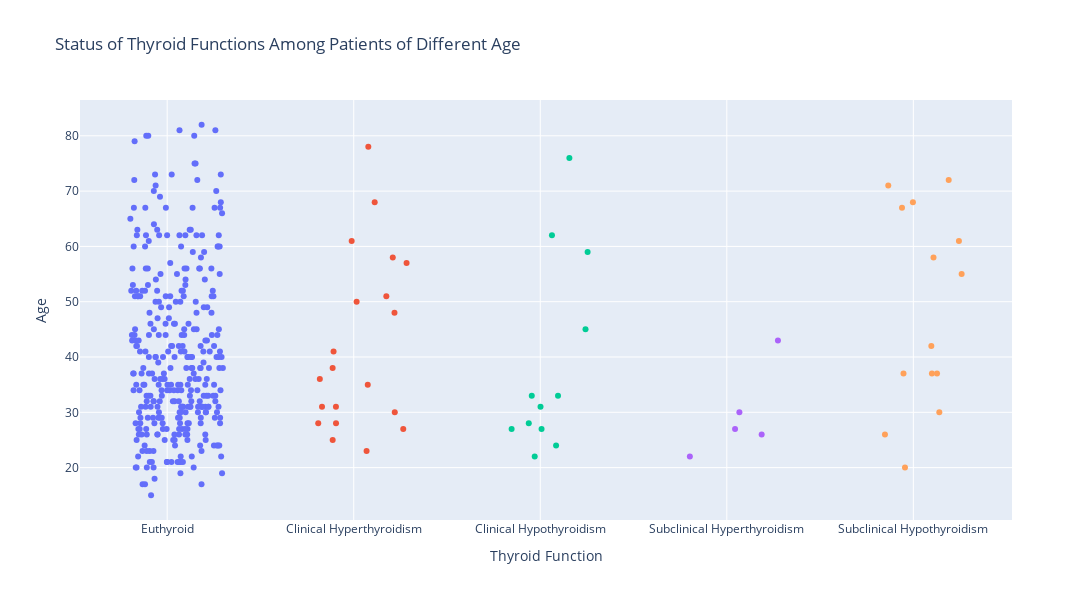

Source (notebook cell):
### Markdown cell above
Swarmplot is not in plotly_express library, hence I decided to create jitter function to neatly place dots for each category

### Code cell
# Function to add jitter (random noise) to a feature
def jitter(feature, noise):
    return feature + noise * (np.random.random(len(feature)) - 0.4)

# Get unique thyroid function categories
thyroid_function_category = df.thyroid_function.unique().tolist()

# Map thyroid function categories to numbers and add jitter
df["jittered_thyroid_function"] = jitter(
    df["thyroid_function"].map(dict(zip(thyroid_function_category, range(1, len(thyroid_function_category) + 1)))), 
    0.5
)

# Create a scatter plot of jittered thyroid function vs. age, colored by thyroid function status
fig = px.scatter(
    df, 
    x="jittered_thyroid_function", 
    y="age", 
    color="thyroid_function", 
    title="Status of Thyroid Functions Among Patients of Different Age"
)

# Update layout properties of the figure
fig.update_layout(
    xaxis_title="Thyroid Function",
    yaxis_title="Age",
    height=600, 
    width=1100,
    showlegend=False
)

# Update x-axis to show thyroid function categories
fig.update_xaxes(
    tickvals=list(range(1, len(thyroid_function_category) + 1)), 
    ticktext=thyroid_function_category
)

# Display the figure
fig.show()

### Figure 1 — Plotly figure (JSON) as saved in the notebook; plotly's stock layout.template omitted (floating-point values rounded to 4 significant figures; data arrays with more than 128 entries replaced by an {"elided": "..."} marker saying what was removed)
{"data": [{"hovertemplate": "thyroid_function=Euthyroid<br>jittered_thyroid_function=%{x}<br>age=%{y}<extra></extra>", "legendgroup": "Euthyroid", "marker": {"color": "#636efa", "symbol": "circle"}, "mode": "markers", "name": "Euthyroid", "orientation": "v", "showlegend": true, "type": "scatter", "x": {"elided": "332 float values"}, "xaxis": "x", "y": {"elided": "332 int values"}, "yaxis": "y"}, {"hovertemplate": "thyroid_function=Clinical Hyperthyroidism<br>jittered_thyroid_function=%{x}<br>age=%{y}<extra></extra>", "legendgroup": "Clinical Hyperthyroidism", "marker": {"color": "#EF553B", "symbol": "circle"}, "mode": "markers", "name": "Clinical Hyperthyroidism", "orientation": "v", "showlegend": true, "type": "scatter", "x": [1.892, 2.016, 2.22, 1.83, 1.887, 2.069, 2.265, 1.81, 1.905, 2.112, 2.283, 2.175, 1.905, 1.818, 2.075, 1.887, 2.209, 2.218, 2.078, 1.989], "xaxis": "x", "y": [41, 50, 30, 31, 38, 23, 27, 28, 31, 68, 57, 51, 28, 36, 35, 25, 58, 48, 78, 61], "yaxis": "y"}, {"hovertemplate": "thyroid_function=Clinical Hypothyroidism<br>jittered_thyroid_function=%{x}<br>age=%{y}<extra></extra>", "legendgroup": "Clinical Hypothyroidism", "marker": {"color": "#00cc96", "symbol": "circle"}, "mode": "markers", "name": "Clinical Hypothyroidism", "orientation": "v", "showlegend": true, "type": "scatter", "x": [3.156, 3.001, 2.97, 2.954, 2.846, 2.938, 3.085, 3.095, 3.063, 3.007, 3.243, 3.254], "xaxis": "x", "y": [76, 31, 22, 33, 27, 28, 24, 33, 62, 27, 45, 59], "yaxis": "y"}, {"hovertemplate": "thyroid_function=Subclinical Hyperthyroidism<br>jittered_thyroid_function=%{x}<br>age=%{y}<extra></extra>", "legendgroup": "Subclinical Hyperthyroidism", "marker": {"color": "#ab63fa", "symbol": "circle"}, "mode": "markers", "name": "Subclinical Hyperthyroidism", "orientation": "v", "showlegend": true, "type": "scatter", "x": [4.274, 4.068, 3.802, 4.044, 4.187], "xaxis": "x", "y": [43, 30, 22, 27, 26], "yaxis": "y"}, {"hovertemplate": "thyroid_function=Subclinical Hypothyroidism<br>jittered_thyroid_function=%{x}<br>age=%{y}<extra></extra>", "legendgroup": "Subclinical Hypothyroidism", "marker": {"color": "#FFA15A", "symbol": "circle"}, "mode": "markers", "name": "Subclinical Hypothyroidism", "orientation": "v", "showlegend": true, "type": "scatter", "x": [4.947, 5.127, 5.19, 5.244, 4.955, 5.259, 5.139, 4.848, 5.097, 5.108, 4.998, 5.1, 4.866, 4.939], "xaxis": "x", "y": [37, 37, 72, 61, 20, 55, 30, 26, 42, 58, 68, 37, 71, 67], "yaxis": "y"}], "layout": {"height": 600, "legend": {"title": {"text": "thyroid_function"}, "tracegroupgap": 0}, "showlegend": false, "title": {"text": "Status of Thyroid Functions Among Patients of Different Age"}, "width": 1100, "xaxis": {"anchor": "y", "domain": [0, 1], "ticktext": ["Euthyroid", "Clinical Hyperthyroidism", "Clinical Hypothyroidism", "Subclinical Hyperthyroidism", "Subclinical Hypothyroidism"], "tickvals": [1, 2, 3, 4, 5], "title": {"text": "Thyroid Function"}}, "yaxis": {"anchor": "x", "domain": [0, 1], "title": {"text": "Age"}}}}
